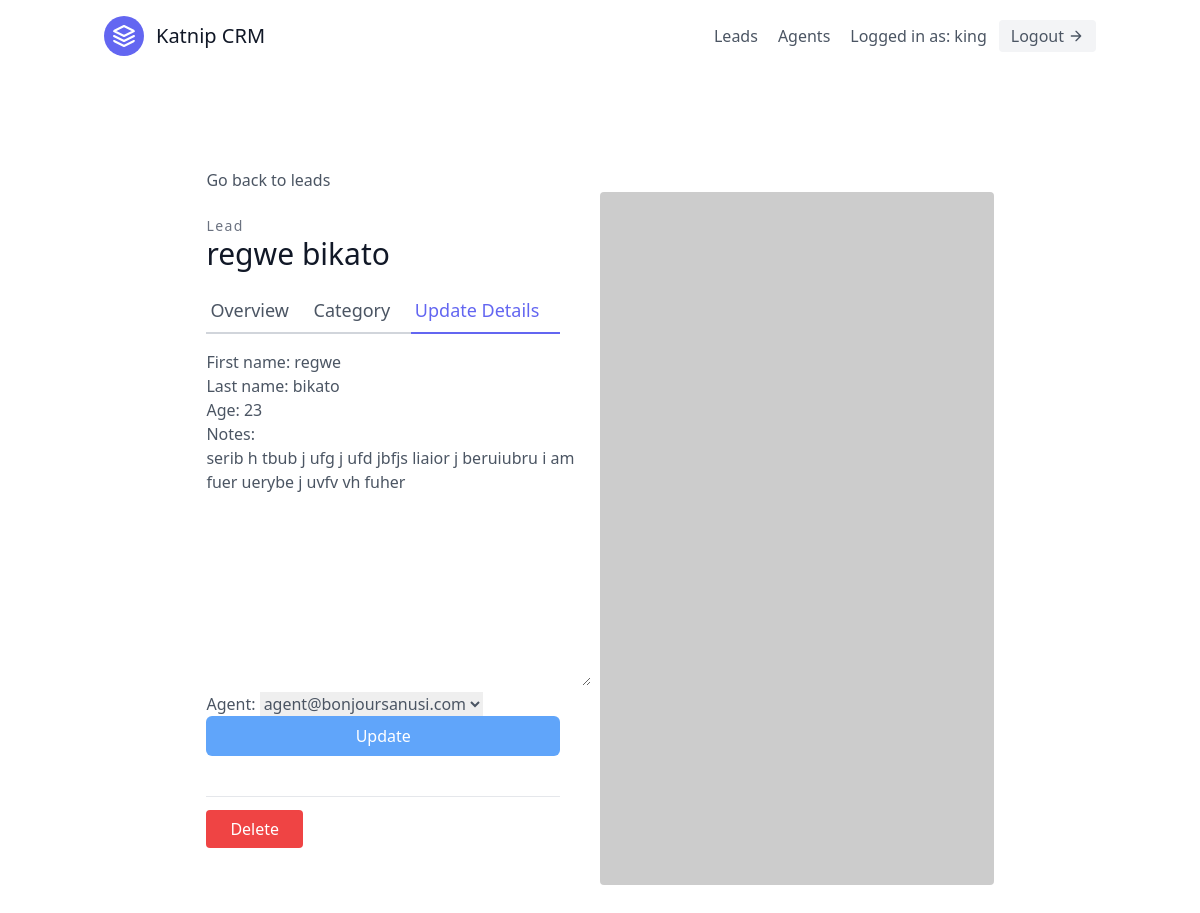
The page /leads/2/update/ (signed in) on the database its author committed.
### leads/models.py (models this page shows, shortened)
class User(AbstractUser):
    is_organiser = models.BooleanField(default=True)
    is_agent = models.BooleanField(default=False)

class Lead(models.Model):
    first_name = models.CharField(max_length=20)
    last_name = models.CharField(max_length=20)
    notes = models.TextField()
    age = models.IntegerField(default=0)
    agent = models.ForeignKey(
        "Agent", on_delete=models.SET_NULL, null=True, blank=True
    )
    organisation = models.ForeignKey(
        UserProfile, on_delete=models.CASCADE
    )
    category = models.ForeignKey(
        "Category", related_name="leads",on_delete=models.SET_NULL, null=True, blank=True
    )

### leads/views.py (the view, shortened to what this page needs)
# urls.py: path("<int:pk>/update/", LeadUpdateView.as_view(), name="lead-update"),
class LeadUpdateView(OrganiserAndLoginRequiredMixin, UpdateView):
    template_name = "leads/lead_update.html"
    form_class = LeadModelForm
    def get_queryset(self):
        user = self.request.user
        return Lead.objects.filter(organisation=user.userprofile)

### leads/forms.py
class LeadModelForm(forms.ModelForm):
    class Meta:
        model = Lead
        fields = (
            "first_name",
            "last_name",
            "age",
            'notes',
            "agent",
        )

### agents/mixins.py (called while the page is built)
    def dispatch(self, request, *args, **kwargs):
        if not request.user.is_authenticated or not request.user.is_organiser:
            return redirect('login')
        return super().dispatch(request, *args, **kwargs)

### leads/models.py (called while the page is built)
    def __str__(self):
        return self.user.email

### leads/templates/leads/lead_update.html (shortened to what this page needs)
{% extends "base.html" %}
{% load tailwind_filters %}
{% block content %}
<section class="text-gray-600 body-font overflow-hidden">
  <div class="container px-5 py-24 mx-auto">
    <div class="lg:w-4/5 mx-auto flex flex-wrap">
      <a href="{% url 'leads:lead-list' %}">Go back to leads</a>
    </div>
    <div class="lg:w-4/5 mx-auto flex flex-wrap">
      <div class="lg:w-1/2 w-full lg:pr-10 lg:py-6 mb-6 lg:mb-0">
        <h2 class="text-sm title-font text-gray-500 tracking-widest">Lead</h2>
        <h1 class="text-gray-900 text-3xl title-font font-medium mb-4">{{ lead.first_name }} {{ lead.last_name }}</h1>
        <div class="flex mb-4">
          <a class="flex-grow border-b-2 border-gray-300 py-2 text-lg px-1"
            href="{% url 'leads:lead-detail' lead.pk %}">
            Overview
          </a>
          <a href="{% url 'leads:lead-category-update' lead.pk %}" class="flex-grow border-b-2 border-gray-300 py-2 text-lg px-1">Category</a>
          <a href="{% url 'leads:lead-update' lead.pk %}"
            class="flex-grow text-indigo-500 border-b-2 border-indigo-500 py-2 text-lg px-1">
            Update Details
          </a>
        </div>
        <form method="post">
			{{ form|crispy }}
          	<button
				type="submit"
				class="w-full text-white bg-blue-400 hover:bg-blue-600 px-3 py-2 rounded-md mb-5"
        	>
            	Update
        	</button>
        </form>
        <div class="mt-5 py-5 border-t border-gray-200">
          <a href="{% url 'leads:lead-delete' lead.pk %}" class="w-1/2 mt-3 text-white bg-red-500 border-0 py-2 px-6 focus:outline-none hover:bg-red-600 rounded">Delete</a>
        </div>
      </div>
      <img alt="ecommerce" class="lg:w-1/2 w-full lg:h-auto h-64 object-cover object-center rounded"
        src="https://dummyimage.com/400x400">
    </div>
  </div>
</section>
{% endblock content %}

### templates/navbar.html (shortened to what this page needs)
<header class="text-gray-600 body-font">
  <div class="container mx-auto flex flex-wrap p-4 flex-col md:flex-row items-center">
    <a href="{% url 'landing_page' %}" class="flex title-font font-medium items-center text-gray-900 mb-4 md:mb-0">
      <svg xmlns="http://www.w3.org/2000/svg" fill="none" stroke="currentColor" stroke-linecap="round"
        stroke-linejoin="round" stroke-width="2" class="w-10 h-10 text-white p-2 bg-indigo-500 rounded-full"
        viewBox="0 0 24 24">
        <path d="M12 2L2 7l10 5 10-5-10-5zM2 17l10 5 10-5M2 12l10 5 10-5"></path>
      </svg>
      <span class="ml-3 text-xl">Katnip CRM</span>
    </a>
    <nav class="md:ml-auto flex flex-wrap items-center text-base justify-center">
      {% if not request.user.is_authenticated %}
        <a href="{% url 'signup' %}" class="mr-5 hover:text-gray-900">Sign Up</a>
      {% else %}
      <a href="{% url 'leads:lead-list' %}" class="mr-5 hover:text-gray-900">Leads</a>
        {% if request.user.is_organiser %}
        <a href="{% url 'agents:agent-list' %}" class="mr-5 hover:text-gray-900">Agents</a>
        {% endif %}
      {% endif %}
    </nav>
    {% if request.user.is_authenticated %}
      Logged in as:  {{ request.user.username }}
      <a href="{% url 'logout' %}"
        class="ml-3 inline-flex items-center bg-gray-100 border-0 py-1 px-3 focus:outline-none hover:bg-gray-200 rounded text-base mt-4 md:mt-0">Logout
        <svg fill="none" stroke="currentColor" stroke-linecap="round" stroke-linejoin="round" stroke-width="2"
          class="w-4 h-4 ml-1" viewBox="0 0 24 24">
          <path d="M5 12h14M12 5l7 7-7 7"></path>
        </svg>
      </a>
    {% endif %}
  </div>
</header>

### rows shown on the page
User: user.username "king"
Lead: first_name "regwe", last_name "bikato", age "23", notes "serib h tbub j ufg j ufd jbfjs liaior j beruiubru i am fuer uerybe j uvfv vh fuher", agent "agent@bonjoursanusi.com"
